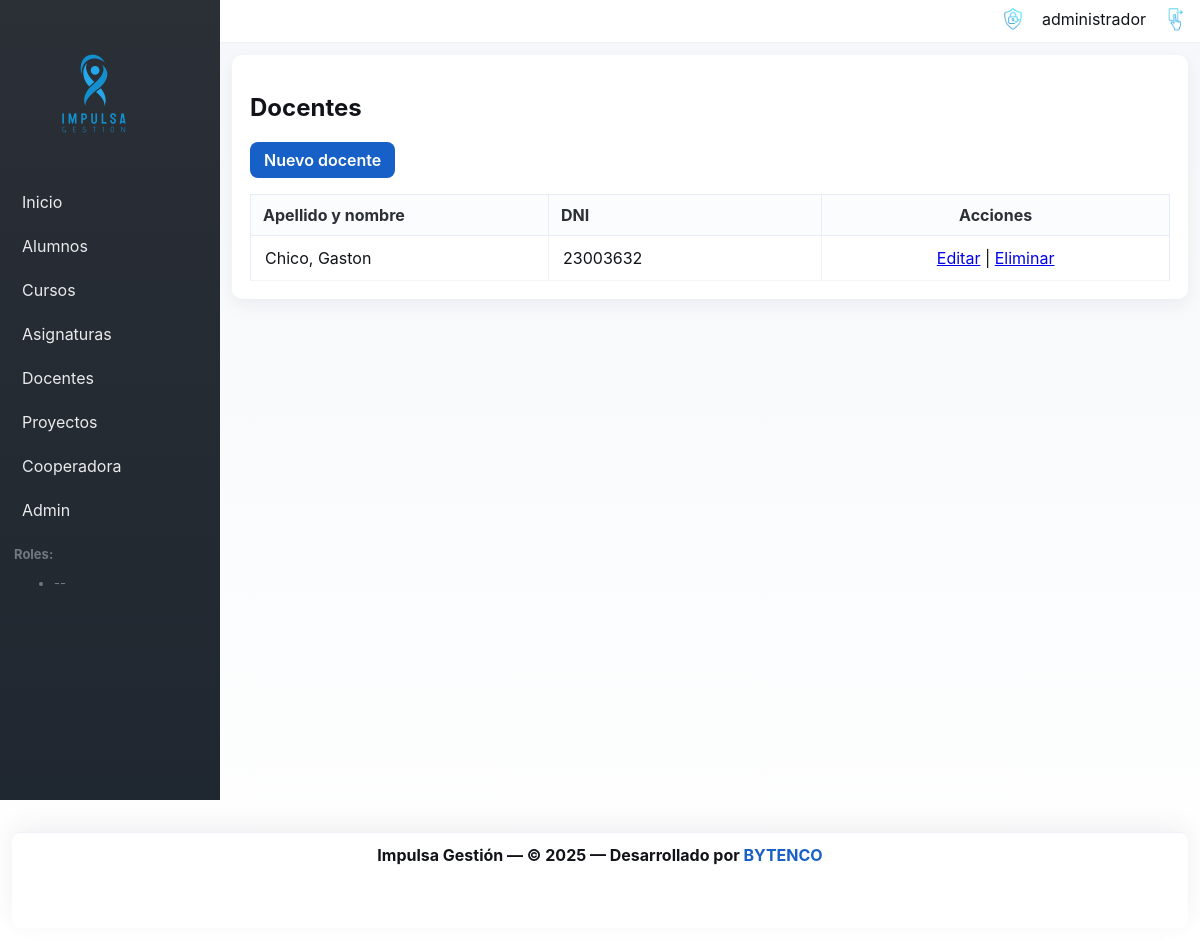
/teachers/ (signed in), run on the app's committed database.
### teachers/models.py (models this page shows)
class Teacher(Person):
    """Docente de la institución. Hereda atributos comunes de Person."""

### teachers/views.py (the view)
# urls.py: path('', views.TeacherListView.as_view(), name='list'),
class TeacherListView(LoginRequiredMixin, PermissionRequiredMixin, ListView):
    model = Teacher
    template_name = 'teachers/teacher_list.html'
    context_object_name = 'teachers'
    permission_required = 'teachers.view_teacher'

### templates/teachers/teacher_list.html (shortened to what this page needs)
{% extends 'base.html' %}
{% block content %}
  <h2>Docentes</h2>
  <p>
    <a class="btn" href="{% url 'teachers:create' %}">Nuevo docente</a>
  </p>
  {% if teachers %}
    <table class="table">
      <thead>
        <tr>
          <th>Apellido y nombre</th>
          <th>DNI</th>
          <th>Acciones</th>
        </tr>
      </thead>
      <tbody>
        {% for t in teachers %}
          <tr>
            <td>{{ t.last_name }}, {{ t.first_name }}</td>
            <td>{{ t.dni }}</td>
            <td>
              <a href="{% url 'teachers:update' t.pk %}">Editar</a>
              |
              <a href="{% url 'teachers:delete' t.pk %}">Eliminar</a>
            </td>
          </tr>
        {% endfor %}
      </tbody>
    </table>
  {% else %}
    <p>No hay docentes cargados.</p>
  {% endif %}
{% endblock %}

### templates/base.html (shortened to what this page needs)
{% load static %}
<!doctype html>
<html lang="es">
  <head>
  <link rel="stylesheet" href="{% static 'css/site.css' %}?v=2">
  </head>
  <body>
    <div class="layout">
  <aside class="sidebar" id="site-sidebar" aria-hidden="true">
        <div class="sidebar-brand">
          <a href="/"><img src="{% static 'FullLogo_Transparent.png' %}" alt="Impulsa"/></a>
        </div>
        <nav class="sidebar-nav">
          <a href="/">Inicio</a>
          {% if user.is_authenticated and user.is_superuser or user.is_authenticated and 'students.view_student' in user_perms %}
            <a href="/students/">Alumnos</a>
          {% endif %}
          {% if user.is_authenticated and user.is_superuser or user.is_authenticated and 'courses.view_course' in user_perms %}
            <a href="/courses/">Cursos</a>
          {% endif %}
          {% if user.is_authenticated and user.is_superuser or user.is_authenticated and 'subjects.view_subject' in user_perms %}
            <a href="/subjects/">Asignaturas</a>
          {% endif %}
          {% if user.is_authenticated and user.is_superuser or user.is_authenticated and 'teachers.view_teacher' in user_perms %}
            <a href="/teachers/">Docentes</a>
          {% endif %}
          {% if user.is_authenticated and user.is_superuser or user.is_authenticated and 'projects.view_project' in user_perms %}
            <a href="/projects/">Proyectos</a>
          {% endif %}
          {% if user.is_authenticated and user.is_superuser or user.is_authenticated and 'cooperadora.view_transaction' in user_perms %}
            <a href="/cooperadora/">Cooperadora</a>
          {% endif %}
          {% if user.is_superuser %}
            <a href="/admin/">Admin</a>
          {% endif %}
        </nav>
        <div class="sidebar-roles">
          {% if user.is_authenticated %}
            <strong>Roles:</strong>
            <ul>
              {% for r in user_roles %}<li>{{ r }}</li>{% empty %}<li>--</li>{% endfor %}
            </ul>
          {% endif %}
        </div>
      </aside>
      <div class="main-area">
        <header class="topbar">
          <div class="container topbar-inner">
            <div class="top-actions">
              <div class="user-menu">
                  {% if user.is_authenticated %}
                    <div class="user-auth">
                      <img src="{% static 'Acceso_garantizado.png' %}" alt="Acceso garantizado" class="accesso-icon" aria-hidden="true"/>
                      <span class="user-name">{{ user.username }}</span>
                      <a href="{% url 'core:logout' %}" title="Salir" class="logout-link">
                        <img src="{% static 'Salir.png' %}" alt="Salir" class="logout-icon" />
                      </a>
                    </div>
                  {% else %}
                    <a href="{% url 'core:login' %}" title="Ingresar">
                      <img src="{% static 'Accesso.png' %}" alt="Ingresar" class="login-icon" />
                    </a>
                  {% endif %}
                </div>
            </div>
          </div>
        </header>
        <main class="container content-area">
          {% block content %}{% endblock %}
        </main>
      </div>
    </div>
    <footer class="site-footer">
      <div class="container">
        <p>
          Impulsa Gestión — &copy; 2025 — Desarrollado por
          <a href="https://www.bytenco.com.ar" target="_blank" rel="noopener noreferrer" class="bytenco-credit">
            BYTENCO
          </a>
        </p>
      </div>
    </footer>
  </body>
</html>

### static/css/site.css (style rules this page uses)
:root { --gray-900:#111319; --gray-700:#2b2f36; --gray-500:#72787f; --blue-800:#0b3d91; --blue-600:#1760c7; --sky-400:#56c3ff; --accent:#56c3ff; --muted:#f5f7fa; }
* { box-sizing:border-box }
body { margin:0; font-family: Inter, system-ui, -apple-system, "Segoe UI", Roboto, "Helvetica Neue", Arial; background: linear-gradient(180deg,var(--muted),#ffffff); color:var(--gray-900); padding-bottom:140px; }
.container { max-width:1100px; margin:0 auto; padding:20px; }
.layout { display:flex;min-height:100vh }
.sidebar { width:220px; background:linear-gradient(180deg,var(--gray-700), #1f2730); color:white; padding:18px 14px; }
.sidebar-brand { padding:12px 0;display:flex;align-items:center;gap:8px }
.sidebar-brand img { height:128px;display:block }
.sidebar-nav { display:flex;flex-direction:column;gap:8px;margin-top:14px }
.sidebar-nav a { color:rgba(255,255,255,0.9);text-decoration:none;padding:8px;border-radius:6px }
.sidebar-roles { margin-top:18px;font-size:13px;color:var(--gray-500) }
.main-area { flex:1;display:flex;flex-direction:column }
.topbar { background:white;border-bottom:1px solid #eef2f6;position:sticky;top:0;z-index:1200 }
.topbar .container { padding-left:12px;padding-right:12px;padding-top:6px;padding-bottom:6px }
.topbar-inner { display:flex;align-items:center;justify-content:space-between;padding:0 }
.top-actions { display:flex;gap:12px;align-items:center }
.user-menu a { display:inline-flex;align-items:center;gap:8px }
.accesso-icon { height:26px;vertical-align:middle;margin-right:8px }
.logout-icon { height:26px;vertical-align:middle;margin-left:8px;filter:brightness(0.9) }
.user-auth { display:inline-flex;align-items:center;gap:8px }
.notif-icon, .login-icon, .bytenco-logo, .accesso-icon, .logout-icon { transition: transform .12s ease, filter .12s ease, opacity .12s ease; will-change: transform, filter, opacity; }
.content-area { background:white;margin:12px;border-radius:10px;padding:18px;box-shadow:0 6px 18px rgba(16,24,40,0.06) }
.site-footer { margin-top:12px; padding:14px 0; text-align:center; color:var(--gray-700); background:white; position:fixed; left:12px;right:12px;bottom:12px; height:96px; border-top:1px solid #eef2f6; z-index:9999; padding:12px 20px; border-radius:8px; box-shadow:0 -6px 24px rgba(16,24,40,0.06); }
.site-footer .container { display:flex;align-items:center;justify-content:center;gap:10px;padding:0 }
.site-footer p { margin:0;color:var(--gray-900);font-weight:700;font-size:16px;white-space:normal }
.site-footer a.bytenco-credit { display:inline-flex;align-items:center;gap:8px;color:var(--blue-600);text-decoration:none }
.bytenco-credit { color:var(--gray-500);text-decoration:none }
h1,h2 { color:var(--gray-900) }
.table { width:100%;border-collapse:collapse;margin-top:12px;border:1px solid #e6edf6;background:white }
.table thead th { background:#fafcfe;color:var(--gray-700);font-weight:700;padding:10px 12px;border-bottom:1px solid #e6edf6;border-right:1px solid #e6edf6;text-align:left }
.table thead th:last-child { border-right:0 }
.table tbody td { padding:12px 14px;border-bottom:1px solid #f3f6f9;border-right:1px solid #eef4fb;vertical-align:middle }
.table tbody td:last-child { border-right:0 }
.table th:first-child, .table td:first-child { width:120px }
.table th:nth-child(2), .table td:nth-child(2) { width:110px }
.table th:nth-child(3), .table td:nth-child(3), .table th:nth-child(4), .table td:nth-child(4) { width:120px;text-align:right }
.table th:last-child, .table td:last-child { width:140px;text-align:center }
.btn { display:inline-block; padding:8px 14px; border-radius:8px; background:var(--blue-600); color:white; text-decoration:none; font-weight:600; }

### data on the page
Teacher: last_name "Chico", first_name "Gaston", dni "23003632"

### other printed values
{{ user.username }} "administrador"
